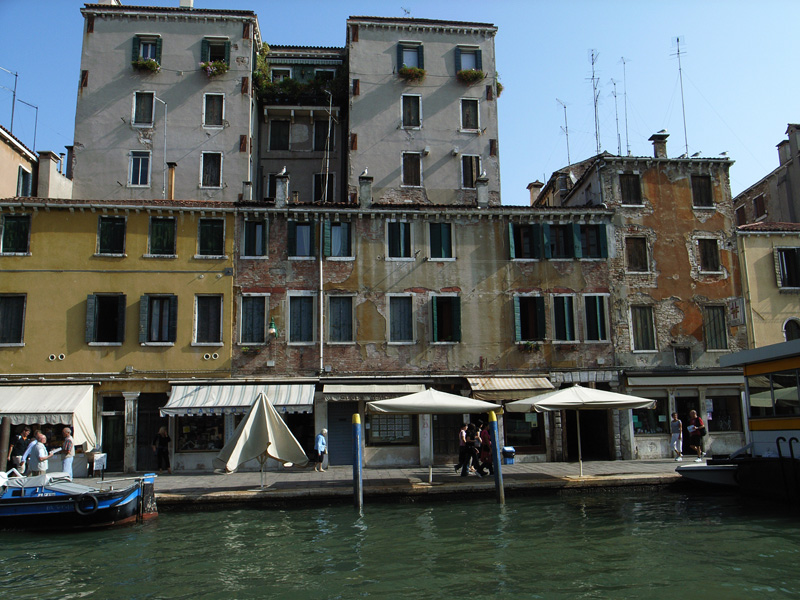
#> input picture images/venice.jpg, 800 x 600 px
$ python main.py
#> lines starting #> are read from the running program, lines starting #| are printed output that depends on the picture
import os
import numpy as np
import cv2
from skimage import draw

def deform(h, w, nh, nw, degree=0.45, prob=0.5):

    grid_x, grid_y = np.meshgrid(np.linspace(0, w, nw+1), np.linspace(0, h, nh+1))
    grid_x = grid_x.round().astype(np.int32)
    grid_y = grid_y.round().astype(np.int32)
    mesh_x, mesh_y = np.meshgrid(np.arange(w), np.arange(h))

    gh = grid_y[1,0] - grid_y[0,0]
    gw = grid_x[0,1] - grid_x[0,0]

    offset_x = np.zeros((nh+1, nw+1))
    offset_y = np.zeros((nh+1, nw+1))
    offset_x[1:-1, 1:-1] = np.random.randint(low=-int(gw*degree-1), high=int(gw*degree), size=(nh-1,nw-1), dtype=np.int32)
    offset_y[1:-1, 1:-1] = np.random.randint(low=-int(gh*degree-1), high=int(gh*degree), size=(nh-1,nw-1), dtype=np.int32)

    mask = np.random.choice([0,1], size=offset_x.shape, p=[1-prob, prob])
    offset_x *= mask
    offset_y *= mask

    coor_y = grid_y + offset_y
    coor_x = grid_x + offset_x
    grid = np.empty((h,w,2), np.float32)

    for i in range(nh):
        for j in range(nw):
            # lower triangle
            X = np.array([[grid_x[i,j], grid_y[i,j], 1],
                        [grid_x[i+1,j], grid_y[i+1,j], 1],
                        [grid_x[i+1,j+1], grid_y[i+1,j+1], 1]]).T
            Y = np.array([[coor_x[i,j], coor_y[i,j], 1],
                        [coor_x[i+1,j], coor_y[i+1,j], 1],
                        [coor_x[i+1,j+1], coor_y[i+1,j+1], 1]]).T
            affine = np.dot(Y, np.linalg.inv(X))
            idx_y, idx_x = draw.polygon([grid_y[i,j],grid_y[i+1,j],grid_y[i+1,j+1]],
                                        [grid_x[i,j],grid_x[i+1,j],grid_x[i+1,j+1]],
                                        shape=(h,w))
            tmp = np.stack((mesh_x[idx_y, idx_x], mesh_y[idx_y, idx_x], np.ones(len(idx_y))))
            tmp = np.dot(affine, tmp)
            grid[idx_y, idx_x, :] = tmp[:2].T
            # upper triangle
            X = np.array([[grid_x[i,j], grid_y[i,j], 1],
                        [grid_x[i,j+1], grid_y[i,j+1], 1],
                        [grid_x[i+1,j+1], grid_y[i+1,j+1], 1]]).T
            Y = np.array([[coor_x[i,j], coor_y[i,j], 1],
                        [coor_x[i,j+1], coor_y[i,j+1], 1],
                        [coor_x[i+1,j+1], coor_y[i+1,j+1], 1]]).T
            affine = np.dot(Y, np.linalg.inv(X))
            idx_y, idx_x = draw.polygon([grid_y[i,j],grid_y[i,j+1],grid_y[i+1,j+1]],
                                        [grid_x[i,j],grid_x[i,j+1],grid_x[i+1,j+1]],
                                        shape=(h,w))
            tmp = np.stack((mesh_x[idx_y, idx_x], mesh_y[idx_y, idx_x], np.ones(len(idx_y))))
            tmp = np.dot(affine, tmp)
            grid[idx_y, idx_x, :] = tmp[:2].T

    offset = np.stack((offset_x, offset_y), axis=0).astype(np.float32)
    return grid.astype(np.float32), offset[:,1:-1,1:-1].astype(np.float32)

def recover(h, w, nh, nw, offset):

    oc,oh,ow = offset.shape
    assert oh+1==nh and ow+1==nw
    mesh_x, mesh_y = np.meshgrid(np.arange(w),np.arange(h))
    grid_x, grid_y = np.meshgrid(np.linspace(0,w,nw+1), np.linspace(0,h,nh+1))
    deform_x = grid_x.copy()
    deform_x[1:-1,1:-1] += offset[0]
    deform_y = grid_y.copy()
    deform_y[1:-1,1:-1] += offset[1]

    affine_pool = []
    index_map = np.zeros((h,w), dtype=np.int32)
    cls = 0
    grid = np.empty((h,w,2))
    for i in range(nh):
        for j in range(nw):
            Y = np.array([[grid_x[i,j],grid_y[i,j],1],
                           [grid_x[i+1,j],grid_y[i+1,j],1],
                           [grid_x[i+1,j+1],grid_y[i+1,j+1],1]]).T
            X = np.array([[deform_x[i,j],deform_y[i,j],1],
                           [deform_x[i+1,j],deform_y[i+1,j],1],
                           [deform_x[i+1,j+1],deform_y[i+1,j+1],1]]).T
            affine = np.dot(Y, np.linalg.inv(X))
            y,x = draw.polygon(X[1],X[0], shape=(h,w))
            X = np.stack((x,y,np.ones_like(x)))
            Y = np.dot(affine, X)
            grid[y,x,:] = Y[:2].T

            Y = np.array([[grid_x[i,j],grid_y[i,j],1],
                           [grid_x[i,j+1],grid_y[i,j+1],1],
                           [grid_x[i+1,j+1],grid_y[i+1,j+1],1]]).T
            X = np.array([[deform_x[i,j],deform_y[i,j],1],
                           [deform_x[i,j+1],deform_y[i,j+1],1],
                           [deform_x[i+1,j+1],deform_y[i+1,j+1],1]]).T
            affine = np.dot(Y, np.linalg.inv(X))
            y,x = draw.polygon(X[1],X[0], shape=(h,w))
            X = np.stack((x,y,np.ones_like(x)))
            Y = np.dot(affine, X)
            grid[y,x,:] = Y[:2].T

    return grid.astype(np.float32)

if __name__ == '__main__':

    img = cv2.imread('./images/venice.jpg')
#> img is the input picture: shape (600, 800, 3); mean B, G, R 92.1, 93.8, 86.5
    h,w = img.shape[:2]
#> h = 600; w = 800
    grid, offset = deform(h,w,10,10)
    warp_img = cv2.remap(img, grid[...,0], grid[...,1], interpolation=cv2.INTER_LINEAR)
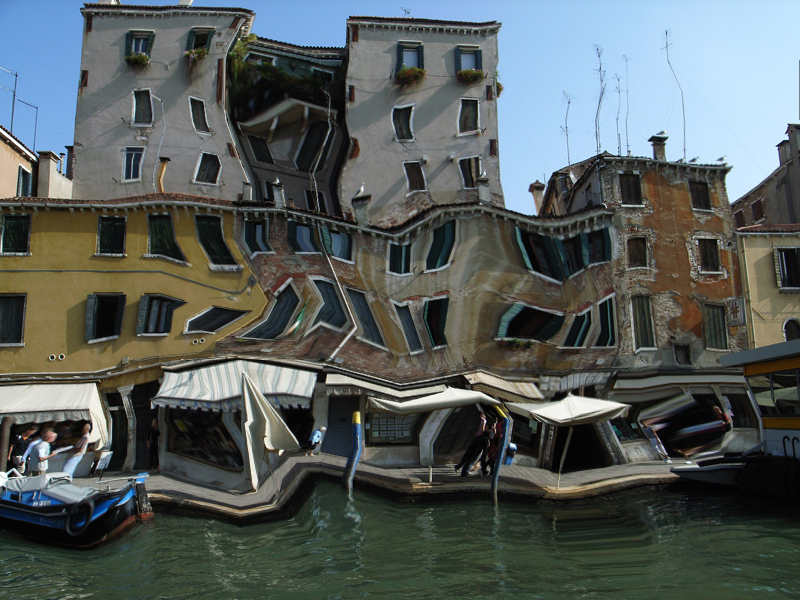
#> warp_img: shape (600, 800, 3); mean B, G, R 91.9, 93.5, 86.2
    grid = recover(h,w,10,10,offset)
    recover_img = cv2.remap(warp_img, grid[...,0], grid[...,1], interpolation=cv2.INTER_LINEAR)

    cv2.imwrite('./images/venice_warp.jpg', warp_img)
    cv2.imwrite('./images/venice_recover.jpg', recover_img)

$ run again, with images/cxk.jpg copied over images/venice.jpg
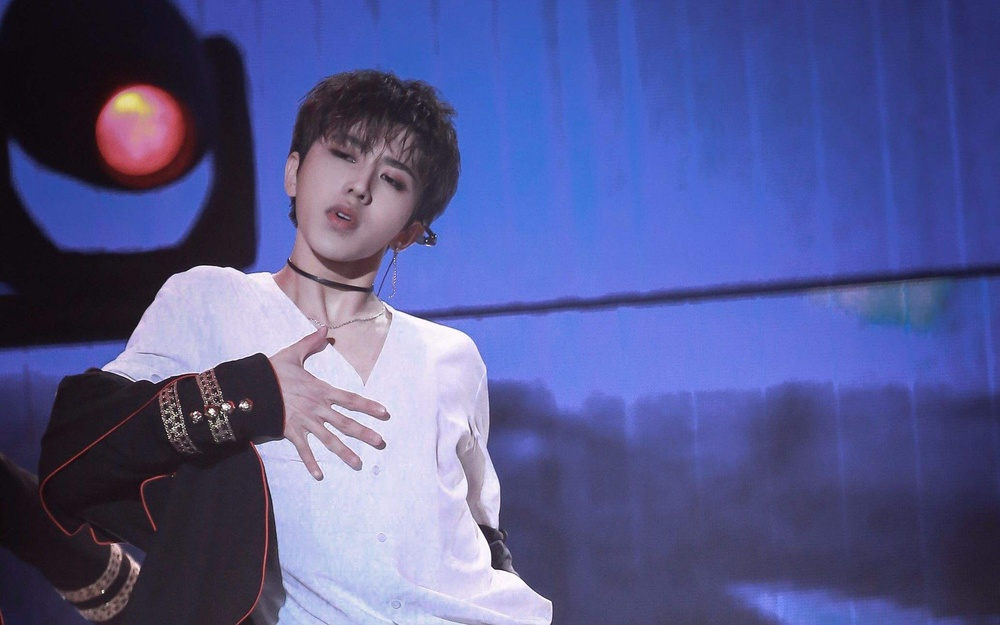
#> input picture images/cxk.jpg, 1000 x 625 px, shrunk from 2068 x 1292 before the run
#> img is the input picture: shape (625, 1000, 3); mean B, G, R 143.5, 88.8, 84.9
#> `warp_img = cv2.remap(img, grid[...,0], grid[...,1], interpolation=cv2...`:
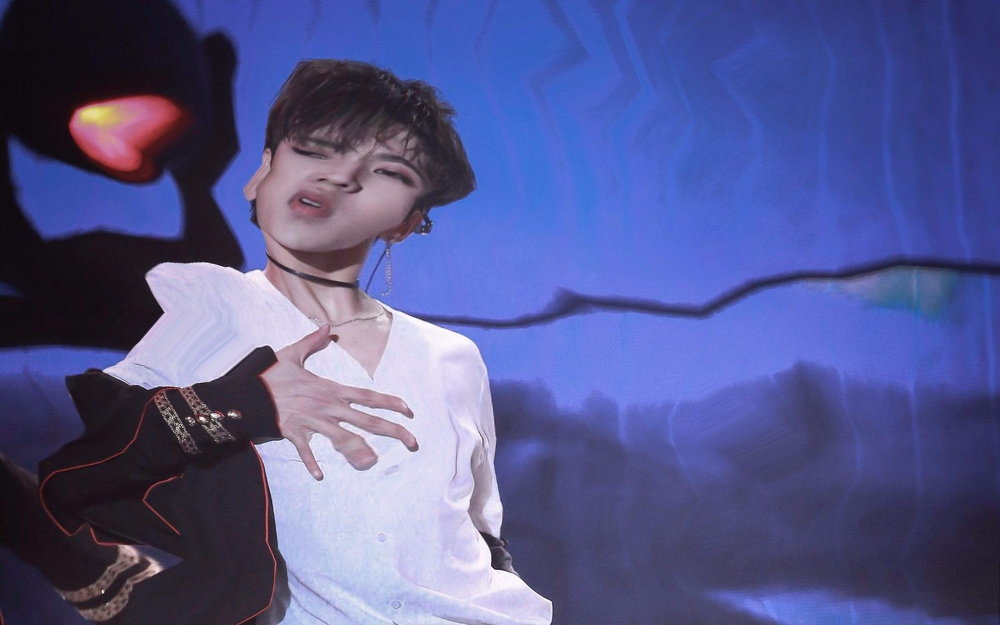
#> warp_img: shape (625, 1000, 3); mean B, G, R 143.4, 89, 85.4
